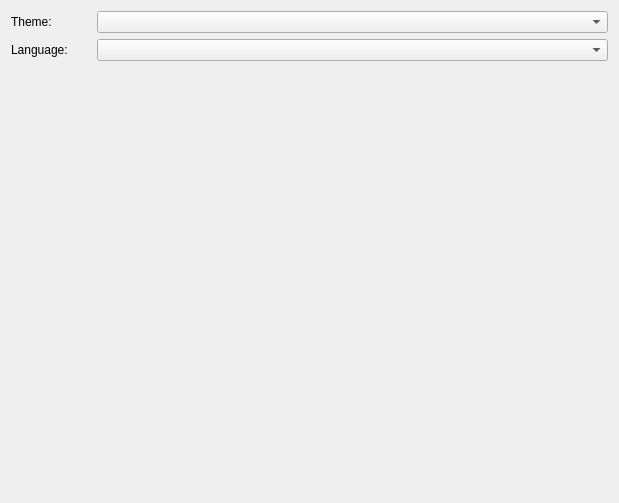
<?xml version="1.0" encoding="UTF-8"?>
<ui version="4.0">
 <class>AppearanceSettingsWidget</class>
 <widget class="QWidget" name="AppearanceSettingsWidget">
  <property name="geometry">
   <rect>
    <x>0</x>
    <y>0</y>
    <width>619</width>
    <height>503</height>
   </rect>
  </property>
  <property name="windowTitle">
   <string>Form</string>
  </property>
  <layout class="QVBoxLayout" name="verticalLayout">
   <item>
    <layout class="QGridLayout" name="gridLayout">
     <property name="bottomMargin">
      <number>0</number>
     </property>
     <item row="0" column="0">
      <widget class="QLabel" name="m_theme_label">
       <property name="sizePolicy">
        <sizepolicy hsizetype="Maximum" vsizetype="Preferred">
         <horstretch>0</horstretch>
         <verstretch>0</verstretch>
        </sizepolicy>
       </property>
       <property name="minimumSize">
        <size>
         <width>80</width>
         <height>0</height>
        </size>
       </property>
       <property name="text">
        <string>Theme:</string>
       </property>
      </widget>
     </item>
     <item row="0" column="1">
      <widget class="QComboBox" name="m_theme_combobox"/>
     </item>
     <item row="1" column="1">
      <widget class="QComboBox" name="m_language_combobox"/>
     </item>
     <item row="1" column="0">
      <widget class="QLabel" name="m_language_label">
       <property name="sizePolicy">
        <sizepolicy hsizetype="Maximum" vsizetype="Preferred">
         <horstretch>0</horstretch>
         <verstretch>0</verstretch>
        </sizepolicy>
       </property>
       <property name="minimumSize">
        <size>
         <width>80</width>
         <height>0</height>
        </size>
       </property>
       <property name="text">
        <string>Language:</string>
       </property>
      </widget>
     </item>
    </layout>
   </item>
   <item>
    <spacer name="verticalSpacer">
     <property name="orientation">
      <enum>Qt::Vertical</enum>
     </property>
     <property name="sizeHint" stdset="0">
      <size>
       <width>20</width>
       <height>40</height>
      </size>
     </property>
    </spacer>
   </item>
  </layout>
 </widget>
 <resources/>
 <connections/>
</ui>
